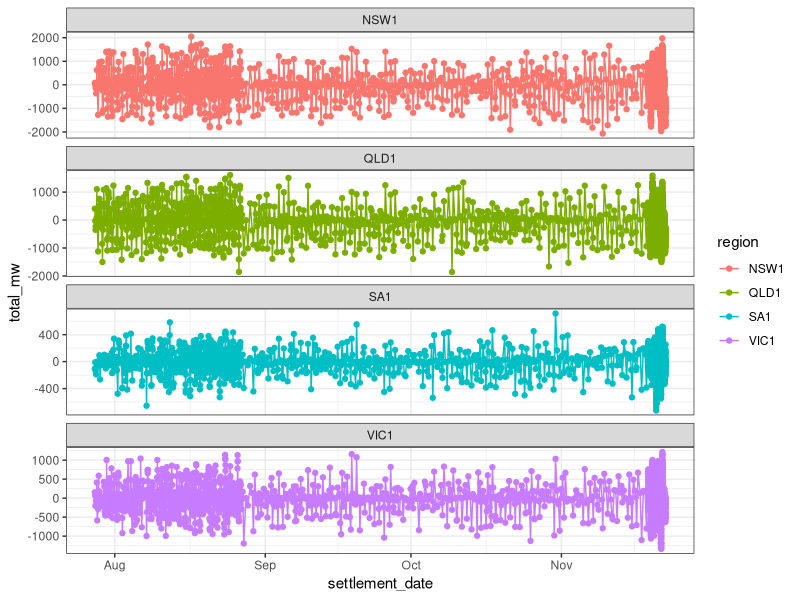
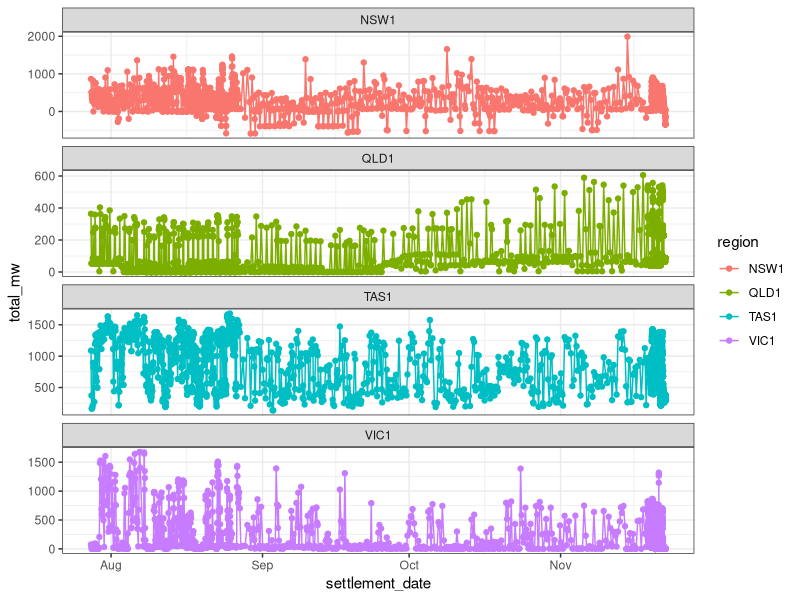
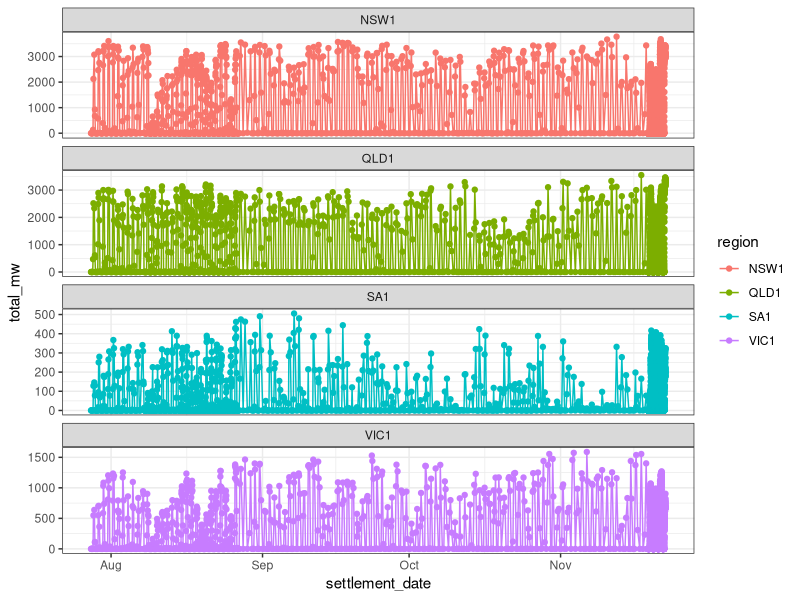
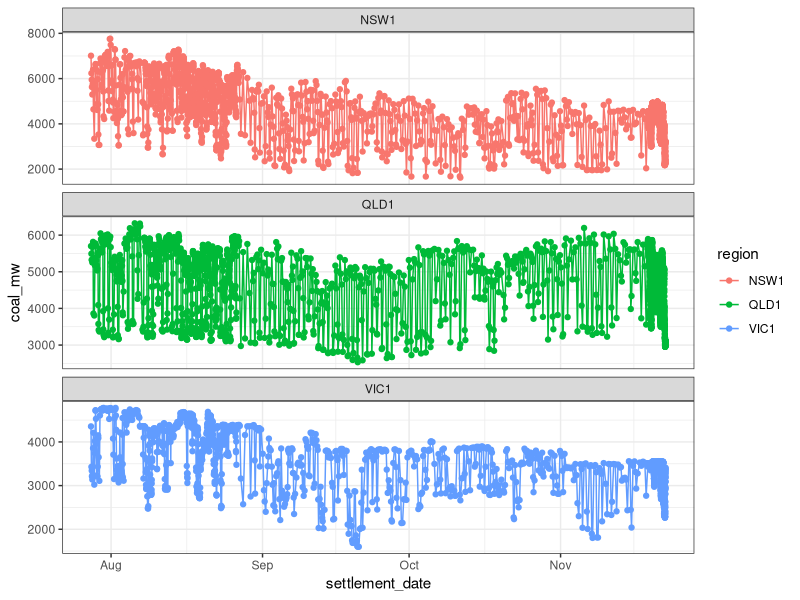
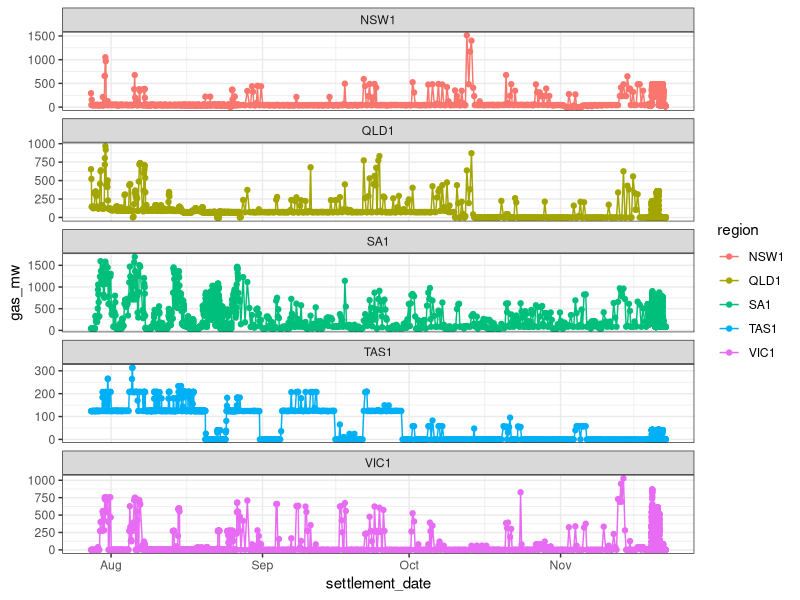
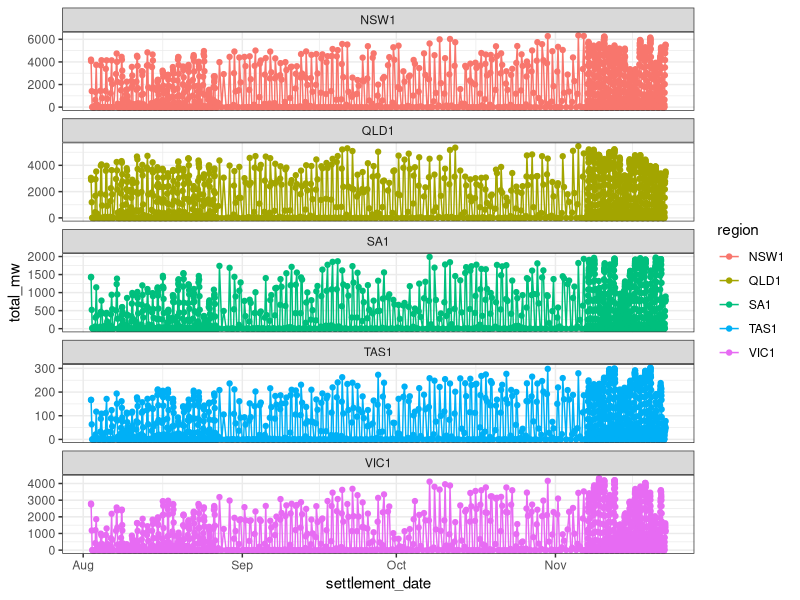
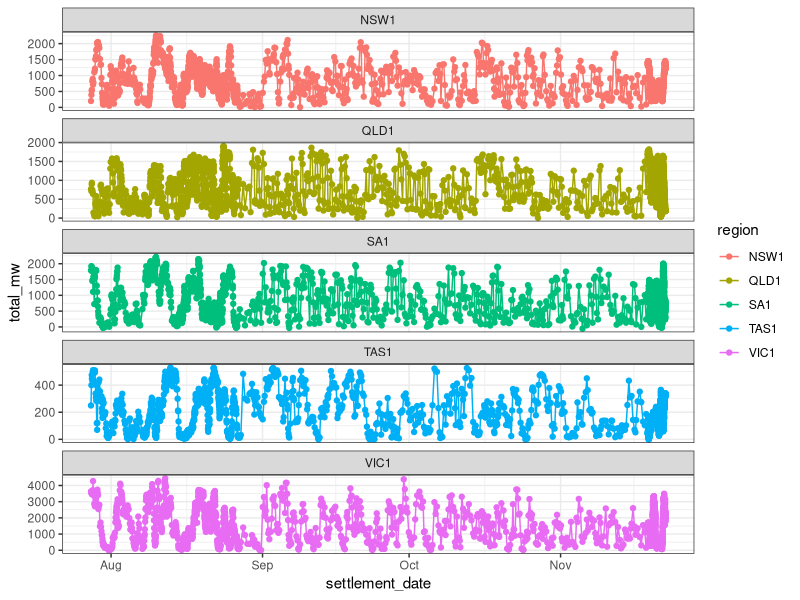
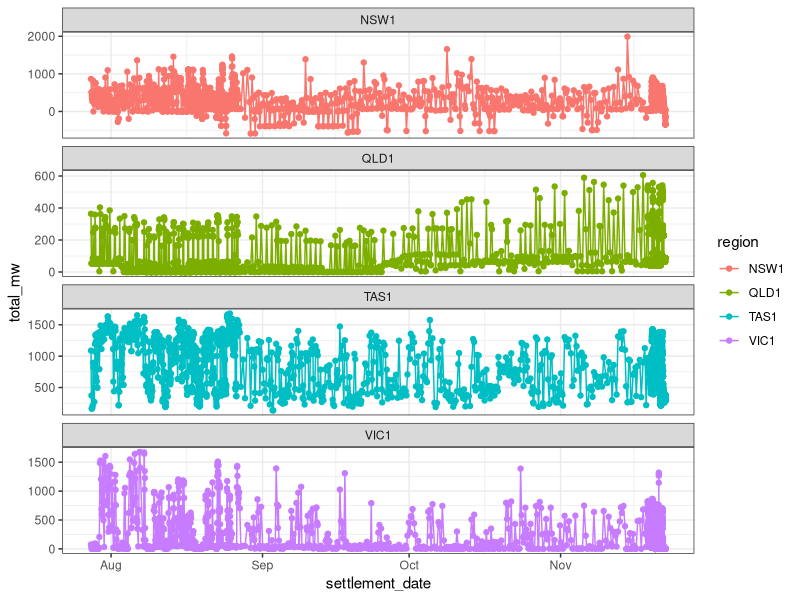

These figures' R source, in order:
###
library(lubridate)
library(tidyverse)
power <- read.csv("nem_generation_by_fuel.csv") %>%
  mutate(settlement_date = ymd_hms(settlement_date)) %>%
  unique()

battery <- power %>%
  filter(fuel_source == "Battery Storage") %>%
mutate(hour = hour(settlement_date))

ggplot(data = battery) +
geom_line(aes(x = settlement_date, y = total_mw,group = region,color = region)) +
geom_point(aes(x = settlement_date,y = total_mw,color = region)) +
facet_wrap(~region, ncol = 1, scales = "free_y") +
theme_bw() 

#battery_gam <- mgcv::gam(total_mw ~ s(hour,bs = "cc") + region,data = battery)

hydro <- power %>%
  filter(fuel_source == "Hydro") %>%
mutate(hour = hour(settlement_date))

  ggplot(data = hydro) +
geom_line(aes(x = settlement_date, y = total_mw,group = region,color = region)) +
geom_point(aes(x = settlement_date,y = total_mw,color = region)) +
facet_wrap(~region, ncol = 1, scales = "free_y") +
theme_bw() 

#hydro_gam <- mgcv::gam(total_mw ~ s(hour,bs = "cc") + region,data = hydro)

ggsave("hydro_series.png")

solar <- power %>%
  filter(fuel_source == "Solar") 

  ggplot(data = solar) +
geom_line(aes(x = settlement_date, y = total_mw,group = region,color = region)) +
geom_point(aes(x = settlement_date,y = total_mw,color = region)) +
facet_wrap(~region, ncol = 1, scales = "free_y") +
theme_bw() 

ggsave("solar_series.png")

coal <- filter(power,fuel_source %in% c("Black Coal","Brown Coal")) %>%
group_by(settlement_date,region) %>%
summarise(coal_mw = sum(total_mw)) %>%
mutate(hour = hour(settlement_date))

#coal_gam <- mgcv::gam(coal_mw ~ s(hour,bs = "cc") + region,data = coal)

  ggplot(data = coal) +
geom_line(aes(x = settlement_date, y = coal_mw,group = region,color = region)) +
geom_point(aes(x = settlement_date,y = coal_mw,color = region)) +
facet_wrap(~region, ncol = 1, scales = "free_y") +
theme_bw() 

ggsave("coal_series.png")

gas <- filter(power,fuel_source %in% c("Natural Gas","Natural Gas / Diesel","Natural Gas / Fuel Oil")) %>%
group_by(settlement_date,region) %>%
summarise(gas_mw = sum(total_mw)) %>%
mutate(hour = hour(settlement_date))

  ggplot(data = gas) +
geom_line(aes(x = settlement_date, y = gas_mw,group = region,color = region)) +
geom_point(aes(x = settlement_date,y = gas_mw,color = region)) +
facet_wrap(~region, ncol = 1, scales = "free_y") +
theme_bw() 

rooftop_solar <- filter(power,fuel_source == "Rooftop Solar") %>%
mutate(hour = hour(settlement_date))

  ggplot(data = rooftop_solar) +
geom_line(aes(x = settlement_date, y = total_mw,group = region,color = region)) +
geom_point(aes(x = settlement_date,y = total_mw,color = region)) +
facet_wrap(~region, ncol = 1, scales = "free_y") +
theme_bw() 

ggsave("rooftop_solar.png")

#solar_gam <- mgcv::gam(total_mw ~ s(hour,bs = "cc") + region,
#data = filter(rooftop_solar,region != "SA1"))
#plot(solar_gam)
#sa_solar_gam <- mgcv::gam(total_mw ~ s(hour,bs = "cc") ,
#data = filter(rooftop_solar,region == "SA1"))

wind <- filter(power,fuel_source == "Wind") %>%
mutate(hour = hour(settlement_date))

#wind_gam <- mgcv::gam(total_mw ~ s(hour,bs = "cc") + region,
#data = wind)
#plot(wind_gam)

wind_qld_gam <- mgcv::gam(total_mw ~ s(hour,bs = "cc"),
data = filter(wind,region == "QLD1"))

  ggplot(data = wind) +
geom_line(aes(x = settlement_date, y = total_mw,group = region,color = region)) +
geom_point(aes(x = settlement_date,y = total_mw,color = region)) +
facet_wrap(~region, ncol = 1, scales = "free_y") +
theme_bw() 

ggsave("wind_series.png")

#all <- group_by(power,settlement_date) %>%
#summarise(mw = sum(total_mw)) 

#ggplot(data = all) +
#geom_line(aes(x = settlement_date,y = mw)) +
#theme_bw()
